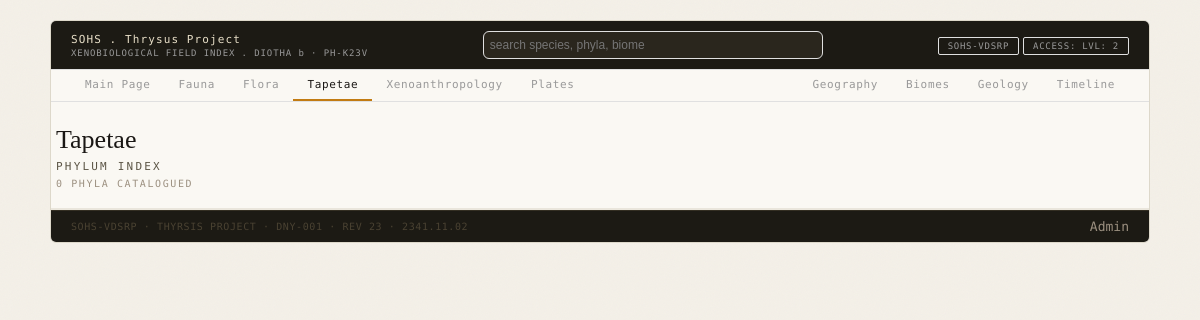
Page /tapetae.php on the earlier database version.
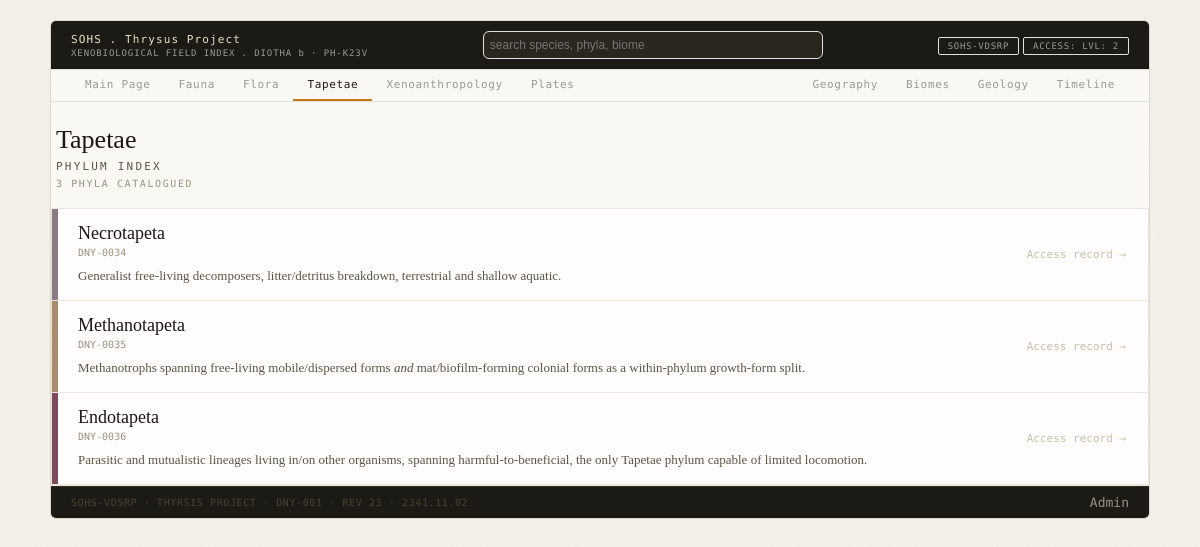
Same page on the later database version.
### tables this page shows
CREATE TABLE `taxa` (
  `id` int(11) NOT NULL AUTO_INCREMENT,
  `parent_taxon_id` int(11) DEFAULT NULL,
  `name` varchar(100) NOT NULL,
  `rank` varchar(55) DEFAULT NULL,
  `description` text DEFAULT NULL,
  `colour_hex` varchar(7) DEFAULT NULL,
  `body_plan` text DEFAULT NULL,
  `appearance` text DEFAULT NULL,
  `behaviour` text DEFAULT NULL,
  `habitat_and_distribution` text DEFAULT NULL,
  `evolutionary_history` text DEFAULT NULL,
  `status` enum('extant','extinct') DEFAULT 'extant',
  `first_described` date DEFAULT NULL,
  `lead` varchar(100) DEFAULT NULL,
  `last_edited` date DEFAULT NULL,
  `category` enum('fauna','flora','tapetae') DEFAULT 'fauna',
  `image` varchar(255) DEFAULT NULL,
  PRIMARY KEY (`id`),
  KEY `parent_taxon_id` (`parent_taxon_id`),
  CONSTRAINT `taxa_ibfk_1` FOREIGN KEY (`parent_taxon_id`) REFERENCES `taxa` (`id`)
);

### tapetae.php (the view, shortened to what this page needs)
<?php
include 'header.php';
$query = "SELECT * FROM taxa WHERE rank = 'phylum' AND category = 'tapetae'";
$result = mysqli_query($db_connect, $query);
echo "<div class='fauna-head'>";
echo "<div class='fauna-title'>Tapetae</div>";
echo "<div class='fauna-sub'>Phylum Index</div>";
echo "<div class='fauna-count'>" . mysqli_num_rows($result) . " phyla catalogued</div>";
echo "</div>";
echo "<div class='phylum-index'>";
while ($row = $result->fetch_assoc()) {
    echo "<a href='entry.php?id=" . $row['id'] . "' class='phylum-row'>";
    echo "<div class='phylum-spine' style='background:" . $row['colour_hex'] . ";'></div>";
    echo "<div class='phylum-body'>";
    echo "<div class='phylum-name'>" . $row['name'] . "</div>";
    echo "<div class='phylum-code'>DNY-" . str_pad($row['id'], 4, "0", STR_PAD_LEFT) . "</div>";
    echo "<div class='phylum-desc'>" . $row['description'] . "</div>";
    echo "</div>";
    echo "<span class='phylum-cue'>Access record &rarr;</span>";
    echo "</a>";
}
echo "</div>";
include 'footer.php';

Differences in the rows shown:
added taxa: name "Necrotapeta", id "0034", description "Generalist free-living decomposers, litter/detritus breakdown, terrestrial and shallow aquatic."
added taxa: name "Methanotapeta", id "0035", description "Methanotrophs spanning free-living mobile/dispersed forms and mat/biofilm-forming colonial forms as a within-phylum growth-form split."
added taxa: name "Endotapeta", id "0036", description "Parasitic and mutualistic lineages living in/on other organisms, spanning harmful-to-beneficial, the only Tapetae phylum capable of limited locomotion."
Other differences:
mysqli_num_rows($result): "0" → "3"
